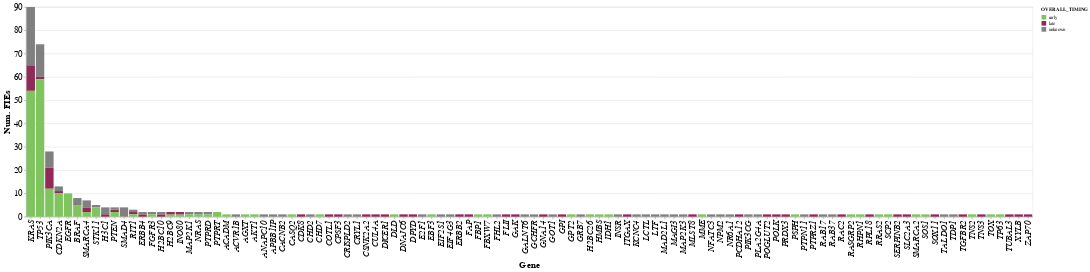

Notebook source saved alongside this figure:
### Code cell
# alt.Chart(dt_plot).mark_bar(size=10).encode(
chart_long = alt.Chart(dt_plot).mark_bar().encode(
    alt.X('SPECIES', axis=alt.Axis(title='Gene'), sort=alt.SortField(field='tot_muts', order='descending') ),
    alt.Y('tot_muts', axis=alt.Axis(title='Num. FIEs') ) ,
    color=alt.Color('OVERALL_TIMING', scale=alt.Scale(domain=['early','late','unknown'], range=['#7FC45EFF','#912A58FF','grey'])),
    order=alt.Order('OVERALL_TIMING', sort='ascending')     # y-order of the bar colouring 
).properties(height=450)

chart_long = chart_long.configure_axis(
    labelFontSize=20,
    titleFontSize=20
)
chart_long = chart_long.configure_axisX(
	labelFontStyle = 'italic'
) 

# see plot!
chart_long

### Figure 1 — Vega-Lite specification as saved in the notebook (floating-point values rounded to 4 significant figures; data arrays with more than 128 entries replaced by an {"elided": "..."} marker saying what was removed)
{"config": {"view": {"continuousWidth": 300, "continuousHeight": 300}, "axis": {"labelFontSize": 20, "titleFontSize": 20}, "axisX": {"labelFontStyle": "italic"}}, "data": {"name": "data-f2f6c272b44e720436ebaf04c9b8415d"}, "mark": {"type": "bar"}, "encoding": {"color": {"field": "OVERALL_TIMING", "scale": {"domain": ["early", "late", "unknown"], "range": ["#7FC45EFF", "#912A58FF", "grey"]}, "type": "nominal"}, "order": {"field": "OVERALL_TIMING", "sort": "ascending", "type": "nominal"}, "x": {"axis": {"title": "Gene"}, "field": "SPECIES", "sort": {"field": "tot_muts", "order": "descending"}, "type": "nominal"}, "y": {"axis": {"title": "Num. FIEs"}, "field": "tot_muts", "type": "quantitative"}}, "height": 450, "$schema": "https://vega.github.io/schema/vega-lite/v5.20.1.json", "datasets": {"data-f2f6c272b44e720436ebaf04c9b8415d": {"elided": "134 records"}}}
